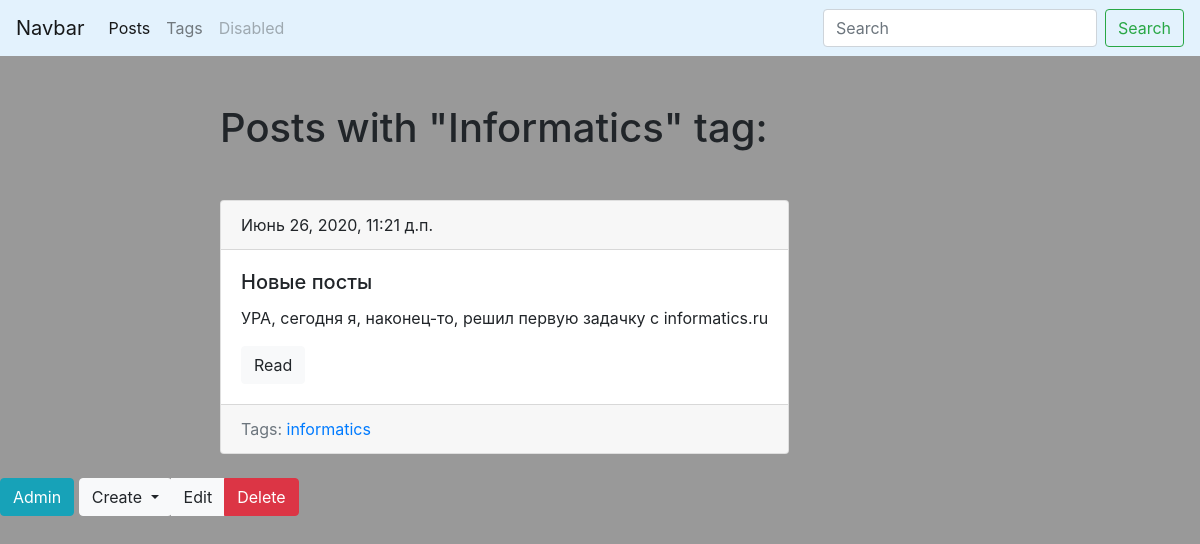
Page /blog/tag/informatics/ (signed in) on the committed database.
### blog/models.py (models this page shows, shortened)
class Tag(models.Model):
    title = models.CharField(max_length=30, verbose_name='Название')
    slug = models.SlugField(max_length=15, unique=True, verbose_name='Слаг')
    def get_absolute_url(self):
        return reverse('tag_detail_url', kwargs={'slug': self.slug})
    def get_update_url(self):
        return reverse('tag_update_url', kwargs={'slug': self.slug})
    def get_delete_url(self):
        return reverse('tag_delete_url', kwargs={'slug': self.slug})
    class Meta:
        verbose_name = 'тэг'
        verbose_name_plural = 'тэги'
        ordering = ['title']

class Post(models.Model):
    title = models.CharField(max_length=100, db_index=True, verbose_name='Заголовок')
    slug = models.SlugField(max_length=20, unique=True, blank=True, verbose_name='Слаг')
    body = models.TextField(blank=True, db_index=True, verbose_name='Тело')
    tags = models.ManyToManyField('Tag', blank=True, related_name='posts', verbose_name='Тэги')
    date_pub = models.DateTimeField(auto_now_add=True, verbose_name='Дата публикации')
    def get_absolute_url(self):
        return reverse('post_detail_url', kwargs={"slug": self.slug})
    class Meta:
        verbose_name = 'пост'
        verbose_name_plural = 'посты'
        ordering = ['-date_pub']

### blog/views.py (the view)
# urls.py: path('tag/<str:slug>/', TagDetail.as_view(), name='tag_detail_url'),
class TagDetail(ObjectDetailMixin, View):
    model = Tag
    template = 'blog/tag_detail.html'

### blog/utiles.py (called while the page is built)
    def get(self, request, slug):
        obj = get_object_or_404(self.model, slug__iexact=slug)
        return render(request, self.template, context={self.model.__name__.lower(): obj, 'admin_object': obj, 'detail': True})

### blog/templates/blog/tag_detail.html (shortened to what this page needs)
{% extends 'blog/base_blog.html' %}
{% block content %}
    <h1 class="mb-5">Posts with "{{ tag.title|title }}" tag:</h1>
    {% for post in tag.posts.all %}
                {% include 'blog/includes/post_card_template.html' %}
    {% endfor %}
{% endblock %}

### blog/templates/blog/includes/post_card_template.html
<div class="card mb-4">
          <div class="card-header">
              {{ post.date_pub }}
          </div>
          <div class="card-body">
            <h5 class="card-title">{{ post.title }}</h5>
            <p class="card-text">{{ post.body|truncatewords:15 }}</p>
            <a href="{{ post.get_absolute_url }}" class="btn btn-light">Read</a>
          </div>
            <div class="card-footer text-muted">
                Tags:
                {% for tag in post.tags.all %}
                <a href="{{ tag.get_absolute_url }}">{{ tag.title }}</a>
                {% endfor %}
            </div>
        </div>

### blog/static/css/admin.css (style rules this page uses)
body { background: #999; }

### rows in the picture
Tag: title "Informatics", title "informatics"
Post: date_pub "Июнь 26, 2020, 11:21 д.п.", title "Новые посты", body "УРА, сегодня я, наконец-то, решил первую задачку с informatics.ru"
